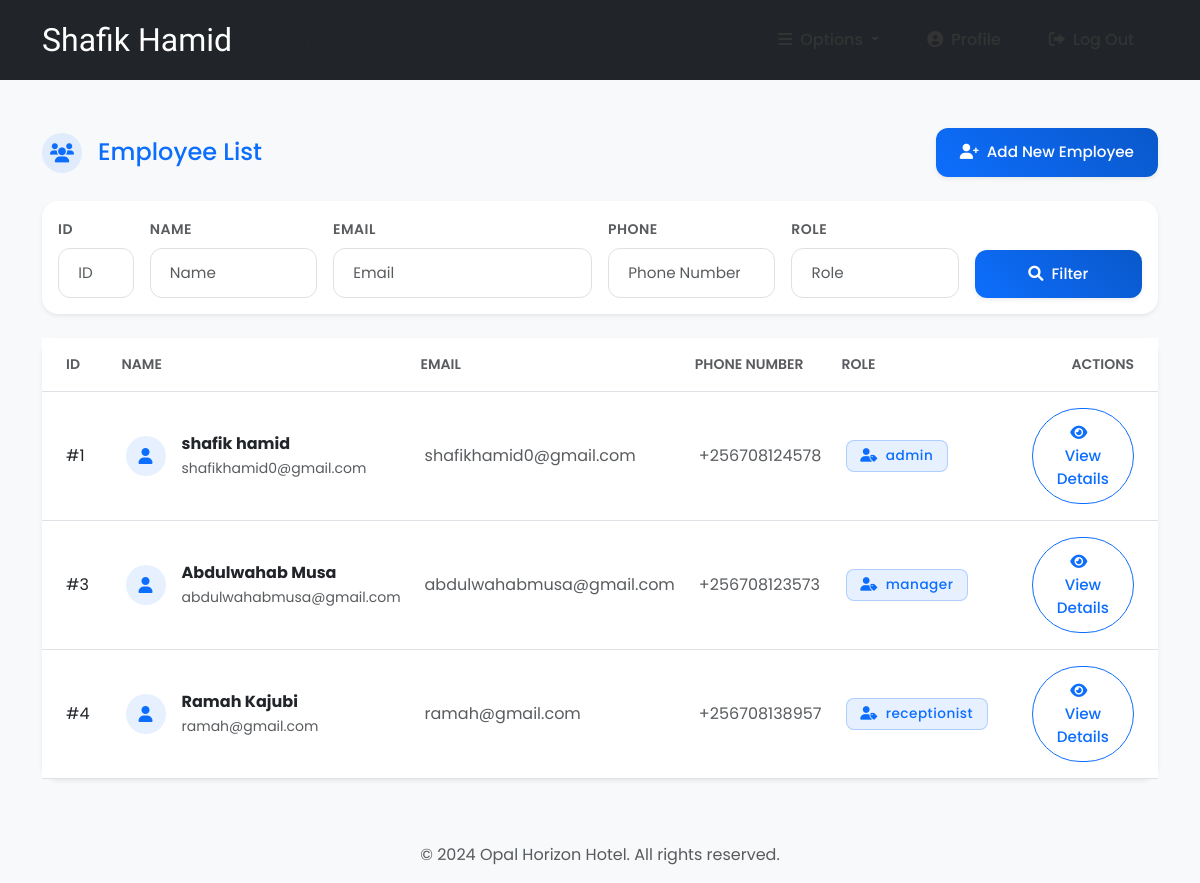
/employees/ (signed in), run on an earlier commit of the app's database.
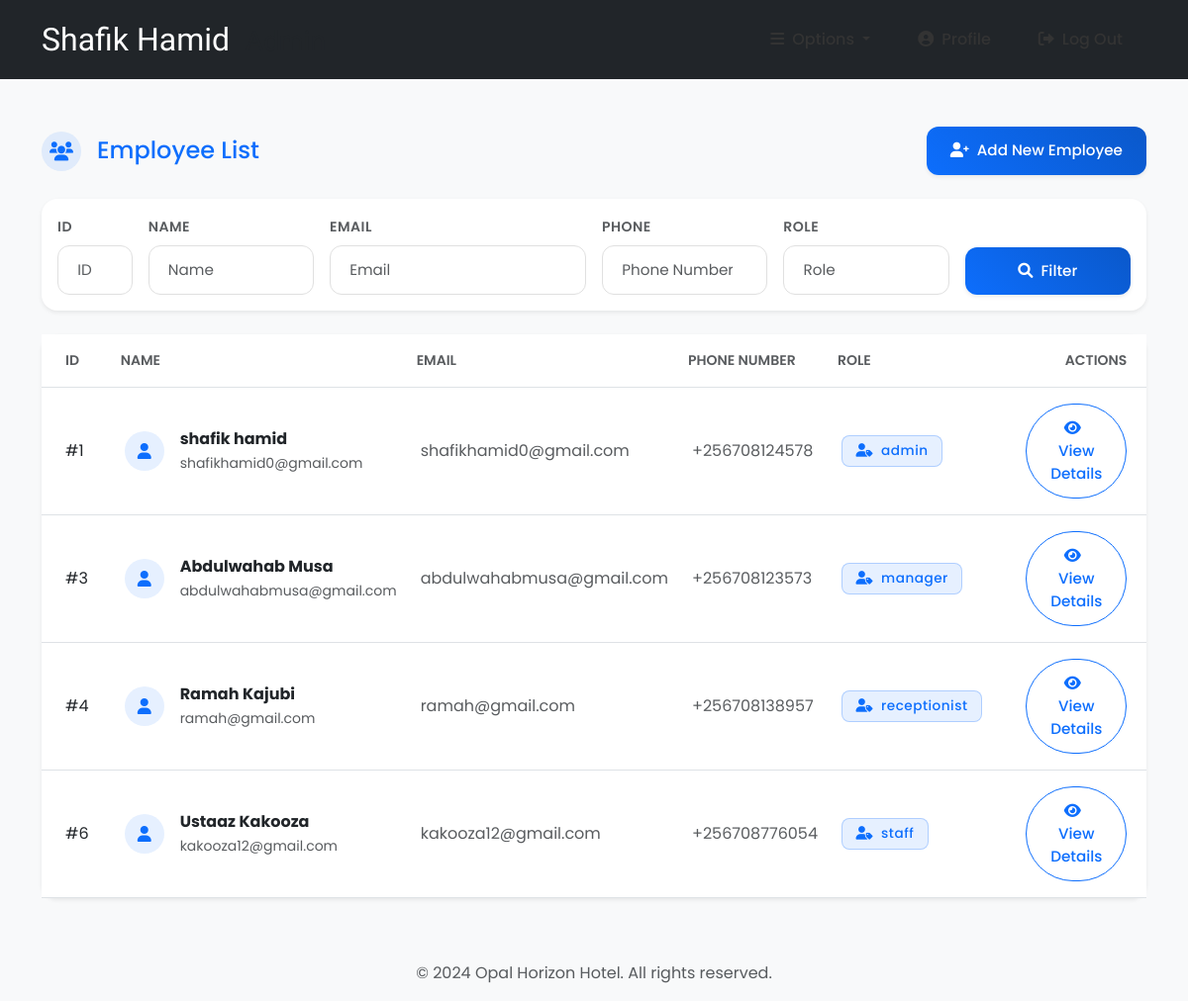
And on a later commit of the database.
### accounts/models.py (models this page shows, shortened)
class Employee(models.Model):
    user = models.OneToOneField(User, null=True, on_delete=models.CASCADE)
    phoneNumber = PhoneNumberField(unique=True)
    salary = models.FloatField()

### accounts/views.py (the view, shortened to what this page needs)
# urls.py: path('employees/', employees, name="employees"),
@login_required(login_url='login')
def employees(request):
    role = str(request.user.groups.all()[0])
    path = role + "/"
    employees = Employee.objects.select_related('user').all()
    context = {
        "role": role,
        "employees": employees
    }
    return render(request, path + "employees.html", context)

### templates/admin/employees.html
{% extends '../index.html' %}
{% block context %}
{% include '../common_pages/authorized-employees.html' %}
{% endblock %}

### templates/common_pages/authorized-employees.html (shortened to what the changed rows need)
{% block context %}
<div class="container py-5">
    <div class="card shadow-sm border-0 hover-lift">
        <div class="card-body p-0">
            <div class="table-responsive">
                <table class="table table-hover align-middle mb-0">
                    <thead class="bg-light">
                        <tr>
                            <th class="px-4 py-3 text-uppercase small text-muted">ID</th>
                            <th class="py-3 text-uppercase small text-muted">Name</th>
                            <th class="py-3 text-uppercase small text-muted">Email</th>
                            <th class="py-3 text-uppercase small text-muted">Phone Number</th>
                            <th class="py-3 text-uppercase small text-muted">Role</th>
                            <th class="px-4 py-3 text-end text-uppercase small text-muted">Actions</th>
                        </tr>
                    </thead>
                    <tbody>
                        {% for employee in employees %}
                        <tr class="hover-shadow-sm">
                            <td class="px-4">#{{ employee.user.id }}</td>
                            <td>
                                <div class="d-flex align-items-center">
                                    <div class="avatar-circle bg-primary bg-opacity-10 me-3">
                                        <i class="fas fa-user text-primary"></i>
                                    </div>
                                    <div>
                                    <div class="fw-bold text-dark">{{ employee.user.first_name }} {% if employee.user.last_name %}{{ employee.user.last_name }}{% else %}N/A{% endif %}</div>
                                    <small class="text-muted">{{ employee.user.email }}</small>
                                    </div>
                                </div>
                            </td>
                            <td class="text-muted">{{ employee.user.email }}</td>
                            <td class="text-muted">{{ employee.phoneNumber }}</td>
                            <td>
                                <span
                                    class="badge bg-primary bg-opacity-10 text-primary border border-primary border-opacity-25">
                                    <i class="fas fa-user-tag me-1"></i>
                                    {{ employee.user.groups.first }}
                                </span>
                            </td>
                            <td class="text-end px-4">
                                <a href="{% url 'employee-profile' employee.user.id %}"
                                    class="btn btn-outline-primary btn-lg rounded-pill px-4 hover-lift">
                                    <i class="fas fa-eye me-2"></i>View Details
                                </a>
                            </td>
                        </tr>
                        {% endfor %}
                    </tbody>
                </table>
            </div>
        </div>
    </div>
</div>
{% endblock %}

What changed in the data, as far as the page shows it:
added Employee: user.id "6", user.first_name "Ustaaz", user.last_name "Kakooza", user.email "kakooza12@gmail.com", phoneNumber "+256708776054", user.groups.first "staff"
